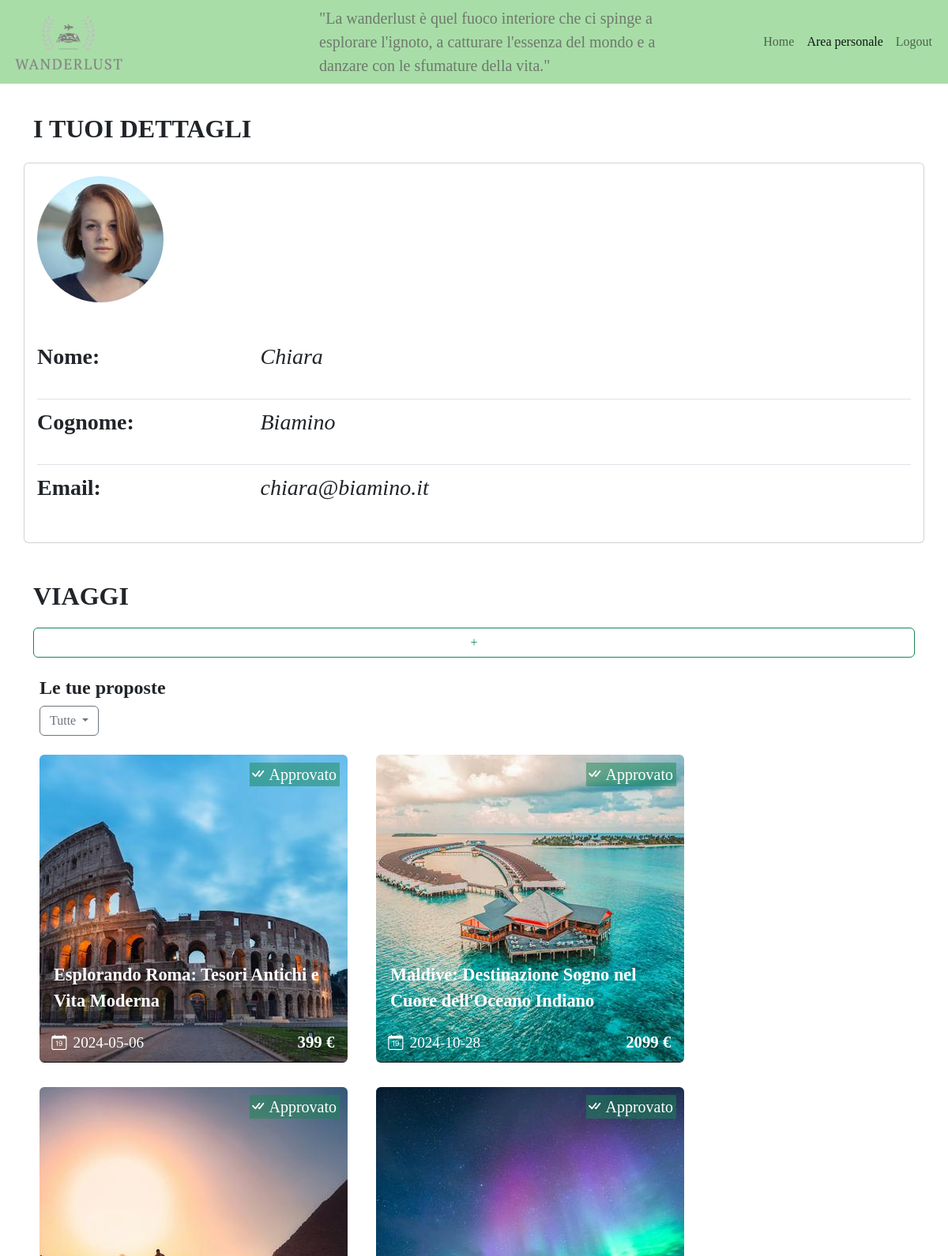
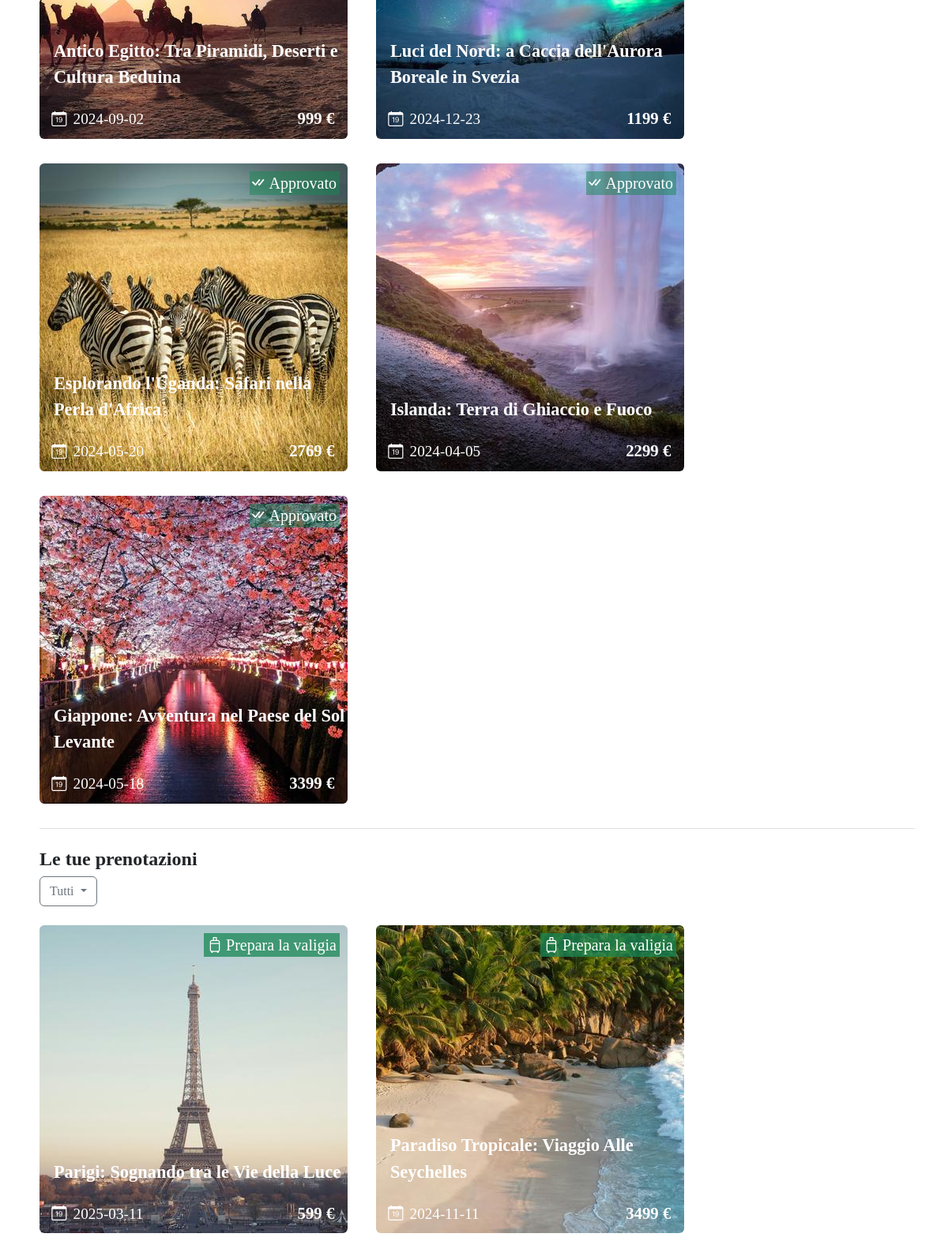
Page /profilo (signed in, upper part) on the committed database (2 pictures, top to bottom).
### tables this page shows
CREATE TABLE "utenti" (
	"id"	INTEGER NOT NULL,
	"nome"	TEXT NOT NULL,
	"cognome"	TEXT NOT NULL,
	"email"	TEXT NOT NULL UNIQUE,
	"password"	TEXT NOT NULL,
	"img_profilo"	TEXT NOT NULL,
	"tipologia"	TEXT NOT NULL,
	"banned"	INTEGER NOT NULL,
	PRIMARY KEY("id" AUTOINCREMENT)
);

CREATE TABLE "viaggi" (
	"id"	INTEGER NOT NULL,
	"id_coordinatore"	INTEGER NOT NULL,
	"continente"	TEXT NOT NULL,
	"nazione"	TEXT NOT NULL,
	"data"	TEXT NOT NULL,
	"num_giorni"	TEXT NOT NULL,
	"aeroporto"	TEXT NOT NULL,
	"prezzo"	INTEGER NOT NULL,
	"descrizione"	TEXT NOT NULL,
	"img_viaggio"	TEXT NOT NULL UNIQUE,
	"approvato"	INTEGER NOT NULL,
	"titolo"	TEXT NOT NULL,
	PRIMARY KEY("id" AUTOINCREMENT)
);

CREATE TABLE "partecipazioni_viaggi" (
	"id_viaggio"	INTEGER NOT NULL,
	"id_utente"	INTEGER NOT NULL,
	"nota"	TEXT,
	FOREIGN KEY("id_utente") REFERENCES "utenti"("id"),
	FOREIGN KEY("id_viaggio") REFERENCES "viaggi"("id"),
	PRIMARY KEY("id_viaggio","id_utente")
);

### app.py (the view)
@app.route('/profilo', methods = ['POST', 'GET'])
@login_required
def area_personale():
    oggi = datetime.today().strftime('%Y-%m-%d')
    un_mese_dopo = (datetime.now() + timedelta(weeks=4)).strftime('%Y-%m-%d')
    aeroporti_italiani = [
    "Roma-Fiumicino - FCO", "Milano-Malpensa - MXP", "Milano-Linate - LIN", "Venezia Marco Polo - VCE", "Napoli-Capodichino - NAP", "Firenze-Peretola - FLR", "Bologna-Guglielmo Marconi - BLQ", "Catania-Fontanarossa - CTA", "Palermo-Punta Raisi - PMO", "Bergamo-Orio al Serio - BGY", "Pisa Galileo Galilei - PSA", "Verona-Villafranca - VRN", "Torino-Caselle - TRN", "Bari-Palese - BRI", "Cagliari-Elmas - CAG", "Trapani-Birgi - TPS", "Brindisi-Casale - BDS", "Genova-Cristoforo Colombo - GOA", "Perugia-Sant'Egidio - PEG", "Ancona-Falconara - AOI"
]
    filtroApprovazione = request.form.get('filtroApprovazione', 'all')
    if filtroApprovazione == 'all':
        viaggi_coordinatore = viaggi_dao.getViaggiCoordinatore(current_user.id)
    else:
        filtro = int(filtroApprovazione)
        viaggi_coordinatore = viaggi_dao.getViaggiCoordinatoreFiltro(current_user.id, filtro)
    viaggi_prenotati = viaggi_dao.getViaggiPrenotati(current_user.id)
    viaggi_filtrati = []
    filtroDataViaggio = request.form.get('filtroDataViaggio', 'all')
    if filtroDataViaggio == "futuro":
        for viaggio in viaggi_prenotati:
            if viaggio['data'] >= oggi:
                viaggi_filtrati.append(viaggio)
    elif filtroDataViaggio == "passato":
        for viaggio in viaggi_prenotati:
            if viaggio['data'] < oggi:
                viaggi_filtrati.append(viaggio)
    else:
        viaggi_filtrati = viaggi_prenotati
    return render_template('profilo.html', un_mese_dopo=un_mese_dopo, aeroporti_italiani=aeroporti_italiani, viaggi_coordinatore = viaggi_coordinatore, filtroApprovazione=filtroApprovazione, viaggi_prenotati = viaggi_filtrati, filtroDataViaggio = filtroDataViaggio, oggi = oggi)

### app.py (called while the page is built)
@login_manager.user_loader
def load_user(user_id):
    db_user = utenti_dao.getUtenteByID(user_id)
    if db_user is not None:
        user = User(id=db_user['id'], nome = db_user['nome'], cognome = db_user['cognome'], email = db_user['email'], password = db_user['password'], tipologia = db_user['tipologia'], img_profilo=db_user['img_profilo'])
    return user

### utenti_dao.py (called while the page is built)
def getUtenteByID(id):
    query = 'SELECT * FROM utenti WHERE id = ?'
    connection = sqlite3.connect('db/wanderlust.db')
    connection.row_factory = sqlite3.Row
    cursor = connection.cursor()
    cursor.execute(query, (id,))
    result = cursor.fetchone()
    cursor.close()
    connection.close()
    return result

### viaggi_dao.py (called while the page is built)
def getViaggiCoordinatore(id_coordinatore):
    query = 'SELECT * FROM viaggi WHERE id_coordinatore = ?'
    connection = sqlite3.connect('db/wanderlust.db')
    connection.row_factory = sqlite3.Row
    cursor = connection.cursor()
    cursor.execute(query, (id_coordinatore,))
    result = cursor.fetchall()
    cursor.close()
    connection.close()
    return result

def getViaggiPrenotati(id_utente):
    query = 'SELECT * FROM partecipazioni_viaggi, viaggi WHERE viaggi.id = partecipazioni_viaggi.id_viaggio AND partecipazioni_viaggi.id_utente = ? AND viaggi.id_coordinatore != partecipazioni_viaggi.id_utente'
    connection = sqlite3.connect('db/wanderlust.db')
    connection.row_factory = sqlite3.Row
    cursor = connection.cursor()
    cursor.execute(query, (id_utente,))
    result = cursor.fetchall()
    cursor.close()
    connection.close()
    return result

### templates/profilo.html (shortened to what this page needs)
{% extends "base.html" %}
{%block active_area_personale%} active {%endblock%}
{% block content %}
<section class="mb-4">
    <section class="d-flex justify-content-between">
        <h1 class=" fw-bold display-5 fs-2 fontCopperplate mb-4">I TUOI DETTAGLI</h1>
    </section>
    <article class="card row">
      <section class="card-body col-12">
          <div class="mb-5">
              <img class="usrimg rounded-circle" src="{{url_for('static', filename = 'utenti/'+current_user.img_profilo)}}"
                      alt="Questa è l'immagine dell'utente {{current_user.nome |e }}">
          </div>
          <section class="row mb-3">
              <p class="col-md-3 fs-3 fw-semibold">Nome:</p>
              <p class="col-md-9 fst-italic fs-3">{{ current_user.nome }}</p>
          </section>
          <div class="py-1 border-top">
          </div>
          <section class="row mb-3">
              <p class="col-md-3 fs-3 fw-semibold">Cognome:</p>
              <p class="col-md-9 fst-italic fs-3">{{ current_user.cognome }}</p>
          </section>
          <div class="py-1 border-top">
          </div>
          <section class="row mb-3">
              <p class="col-md-3 fs-3 fw-semibold">Email:</p>
              <p class="col-md-9 fst-italic fs-3">{{ current_user.email }}</p>
          </section>
      </section>
    </article>
</section>
<section class="mt-4">
    <div class="d-flex justify-content-between mb-3">
        <h1 class="fw-bold display-5 fs-2 fontCopperplate mb-1">VIAGGI</h1>
    </div>
    {%if current_user.tipologia == 'admin' or current_user.tipologia == 'coordinatore'%}
    <div class="d-grid gap-2 mb-4">
        <button class="btn btn-outline-success" type="button" data-bs-toggle="modal" data-bs-target="#modalNewTrip">+</button>
    </div>
    <section>
        <h3 class="fw-bold display-5 fs-4 fontCopperplate mb-2 ms-2">Le tue proposte</h3>
        <div class="dropdown mb-4 ms-2">
            <form action = "{{url_for('area_personale')}}" method="POST">
              <button class="fontCopperplate btn {%if filtroApprovazione == 'all'%}btn-outline-secondary{%elif filtroApprovazione=='1'%}btn-outline-success{%else%}btn-outline-primary{%endif%} dropdown-toggle" role="button" data-bs-toggle="dropdown" aria-expanded="false">
                {%if filtroApprovazione == 'all'%}Tutte
                {%elif filtroApprovazione== '1'%} Approvate
                {%else%} In attesa di approvazione
                {%endif%}
              </button>
            </form>
        </div>
        {%for viaggio in viaggi_coordinatore%}
        <article class="me-4 ms-2 mb-4 image-container">
            <a href="{{url_for('pagina_viaggio', id_viaggio = viaggio.id)}}"><img class="zoomable rounded" src="{{url_for('static', filename = 'viaggio/'+viaggio.img_viaggio)}}" alt="Questa è l'immagine del viaggio in {{viaggio.nazione}}"></a>
            <p class="titleImgPos">{{viaggio.titolo}}</p>
            <section class="d-flex justify-content-start align-items-center sectionDaysImgPos">
                <i class="bi bi-calendar-date me-2"></i>
                <p class="pMarginNegativo">{{viaggio.data}}</p>
            </section>
            <p class="priceImgPos pMarginNegativo">{{viaggio.prezzo}} €</p>
            {%if viaggio.approvato == 1%}
            <div class="fav-button d-flex justify-content-start align-items-center bg-success text-white bg-opacity-50 fs-5">
                <i class="bi bi-check-all me-1"></i>
                <p class="pMarginNegativo pe-1 fontCopperplate">Approvato</p>
            </div>
            {%else%}
            <div class="fav-button d-flex justify-content-start align-items-center bg-primary text-white bg-opacity-50 fs-5">
                <i class="bi bi-hourglass-split me-1"></i>
                <p class="pMarginNegativo pe-1 fontCopperplate">In attesa di approvazione</p>
            </div>
            {%endif%}
        </article>
        {%endfor%}
    </section>
    {%endif%}
    <section>
        <h3 class="fw-bold display-5 fs-4 fontCopperplate mb-2 ms-2 pt-4 border-top">Le tue prenotazioni</h3>
        <div class="dropdown mb-4 ms-2">
            <form action = "{{url_for('area_personale')}}" method="POST">
                <button class="fontCopperplate btn {%if filtroDataViaggio == 'all'%}btn-outline-secondary{%elif filtroDataViaggio=='futuro'%}btn-outline-success{%else%}btn-outline-warning{%endif%} dropdown-toggle" role="button" data-bs-toggle="dropdown" aria-expanded="false">
                    {%if filtroDataViaggio == 'all'%}Tutti
                    {%elif filtroDataViaggio== 'futuro'%} Viaggi futuri
                    {%else%} Viaggi passati
                    {%endif%}
                </button>
            </form>
        </div>
        {%for viaggio in viaggi_prenotati%}
        <article class="me-4 ms-2 mb-4 image-container">
            <a href="{{url_for('pagina_viaggio', id_viaggio = viaggio.id)}}"><img class="zoomable rounded" src="{{url_for('static', filename = 'viaggio/'+viaggio.img_viaggio)}}" alt="Questa è l'immagine del viaggio in {{viaggio.nazione}}"></a>
            <p class="titleImgPos">{{viaggio.titolo}}</p>
            <section class="d-flex justify-content-start align-items-center sectionDaysImgPos">
                <i class="bi bi-calendar-date me-2"></i>
                <p class="pMarginNegativo">{{viaggio.data}}</p>
            </section>
            <p class="priceImgPos pMarginNegativo">{{viaggio.prezzo}} €</p>
            {%if viaggio.data >= oggi%}
            <div class="fav-button d-flex justify-content-start align-items-center bg-success text-white fs-5 ps-1 bg-opacity-75">
                <i class="bi bi-suitcase2 me-1"></i>
                <p class="pMarginNegativo pe-1 fontCopperplate">Prepara la valigia</p>
            </div>
            {%else%}
            <div class="fav-button d-flex justify-content-start align-items-center bg-warning text-white fs-5 ps-1 bg-opacity-75">
                <i class="bi bi-card-text me-2"></i>
                <p class="pMarginNegativo pe-1 fontCopperplate">Lascia una recensione</p>
            </div>
            {%endif%}
        </article>
        {%endfor%}
    </section>
</section>
{%endblock%}

### static/style.css (style rules this page uses)
body { font-family: Georgia, 'Times New Roman', Times, serif; }
.fontCopperplate { font-family: Copperplate, Copperplate Gothic Light, fantasia; }
.image-container { position: relative; display: inline-block; }
.zoomable { display: block; max-width: 100%; height: auto; transition: transform 0.3s ease-in-out; }
.titleImgPos { color: #fff; font-size:1.4em; font-weight: bold; position: absolute; bottom: 2em; left: 0.8em; z-index: 998; }
.sectionDaysImgPos { color: #fff; font-size:1.2em; font-weight: 400; position: absolute; bottom: 0.5em; left: 0.8em; z-index: 998; }
.pMarginNegativo { margin-bottom: 0%; }
.priceImgPos { color: #fff; font-size:1.3em; font-weight: bold; position: absolute; bottom: 0.5em; right: 0.8em; z-index: 998; }
.fav-button { position: absolute; top: 0.5em; right: 0.5em; z-index: 998; }

### rows in the picture
utenti: img_profilo (picture), nome "Chiara", cognome "Biamino", email "chiara@biamino.it"
viaggi: img_viaggio (picture), titolo "Esplorando Roma: Tesori Antichi e Vita Moderna", data "2024-05-06", prezzo "399", approvato 1 (drawn)
viaggi: img_viaggio (picture), titolo "Maldive: Destinazione Sogno nel Cuore dell'Oceano Indiano", data "2024-10-28", prezzo "2099", approvato 1 (drawn)
viaggi: img_viaggio (picture), titolo "Antico Egitto: Tra Piramidi, Deserti e Cultura Beduina", data "2024-09-02", prezzo "999", approvato 1 (drawn)
viaggi: img_viaggio (picture), titolo "Luci del Nord: a Caccia dell'Aurora Boreale in Svezia", data "2024-12-23", prezzo "1199", approvato 1 (drawn)
viaggi: img_viaggio (picture), titolo "Esplorando l'Uganda: Safari nella Perla d'Africa", data "2024-05-20", prezzo "2769", approvato 1 (drawn)
viaggi: img_viaggio (picture), titolo "Islanda: Terra di Ghiaccio e Fuoco", data "2024-04-05", prezzo "2299", approvato 1 (drawn)
viaggi: img_viaggio (picture), titolo "Giappone: Avventura nel Paese del Sol Levante", data "2024-05-18", prezzo "3399", approvato 1 (drawn)
partecipazioni_viaggi: img_viaggio (picture), titolo "Parigi: Sognando tra le Vie della Luce", data "2025-03-11", prezzo "599"
partecipazioni_viaggi: img_viaggio (picture), titolo "Paradiso Tropicale: Viaggio Alle Seychelles", data "2024-11-11", prezzo "3499"
